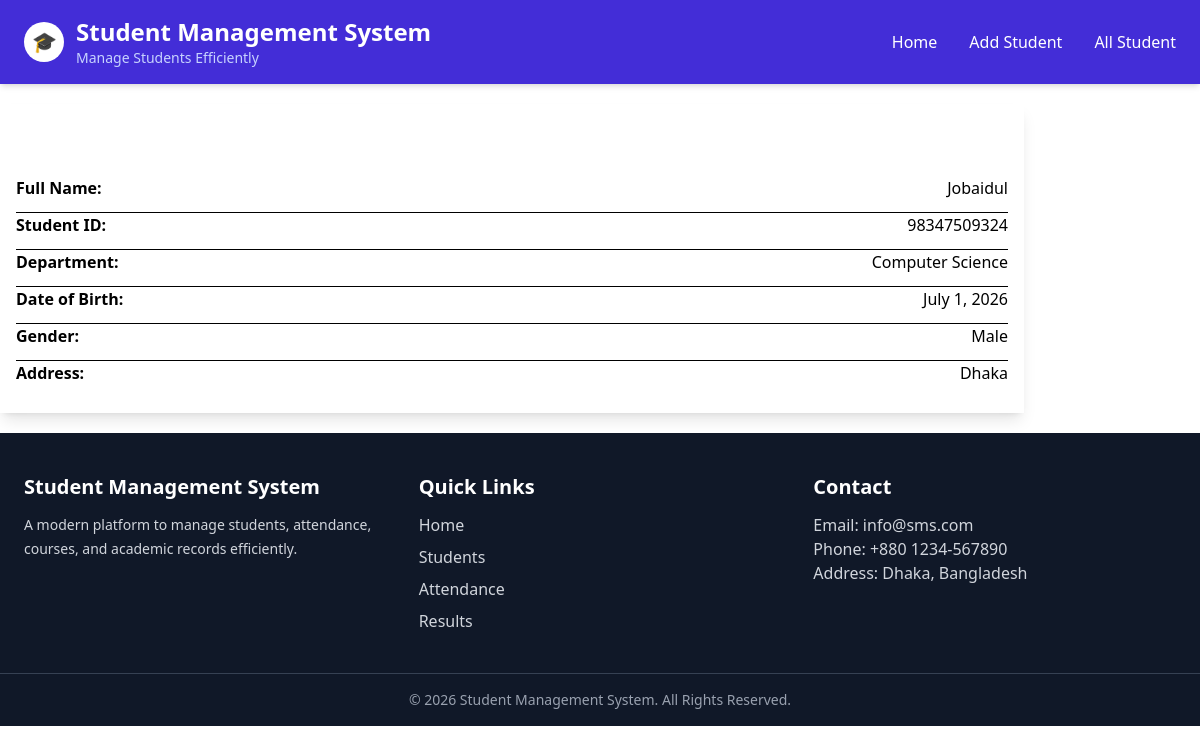
The app's page /view_student/5 with its own data.
### core/models.py (models this page shows, shortened)
class Student(models.Model):
    student_id = models.IntegerField(max_length=20, unique=True)
    full_name = models.CharField(max_length=100)
    department = models.CharField(max_length=100)
    dob = models.DateField()
    gender = models.CharField(max_length=10)
    address = models.TextField()

### core/views.py (the view)
# urls.py: path('view_student/<int:id>', views.view_student, name='view_student'),
def view_student(request, id):
    student = Student.objects.filter(id=id)
    context = {
        'student' : student
    }
    return render (request, 'view_student.html', context)

### core/templates/view_student.html (shortened to what this page needs)
{% extends 'base.html' %}
{% block content %}
<div class="container py-5">
    {% for s in student %}
    <div class="row justify-content-center">
        <div class="col-md-8 col-lg-6">
            <div class="card shadow-lg border-0 rounded-4">
                <div class="card-header bg-primary text-white text-center py-4 rounded-top-4">
                    <h2 class="mb-0">Welcome, {{ s.full_name }}</h2>
                </div>
                <div class="card-body p-4">
                    <div class="mb-3">
                        <strong>Full Name:</strong>
                        <span class="float-end">{{ s.full_name }}</span>
                    </div>
                    <hr>
                    <div class="mb-3">
                        <strong>Student ID:</strong>
                        <span class="float-end">{{ s.student_id }}</span>
                    </div>
                    <hr>
                    <div class="mb-3">
                        <strong>Department:</strong>
                        <span class="float-end">{{ s.department }}</span>
                    </div>
                    <hr>
                    <div class="mb-3">
                        <strong>Date of Birth:</strong>
                        <span class="float-end">{{ s.dob }}</span>
                    </div>
                    <hr>
                    <div class="mb-3">
                        <strong>Gender:</strong>
                        <span class="float-end">{{ s.gender }}</span>
                    </div>
                    <hr>
                    <div class="mb-3">
                        <strong>Address:</strong>
                        <span class="float-end">{{ s.address }}</span>
                    </div>
                </div>
            </div>
        </div>
    </div>
    {% endfor %}
</div>
{% endblock %}

### records on screen
Student: full_name "Jobaidul", student_id "98347509324", department "Computer Science", dob "July 1, 2026", gender "Male", address "Dhaka"
